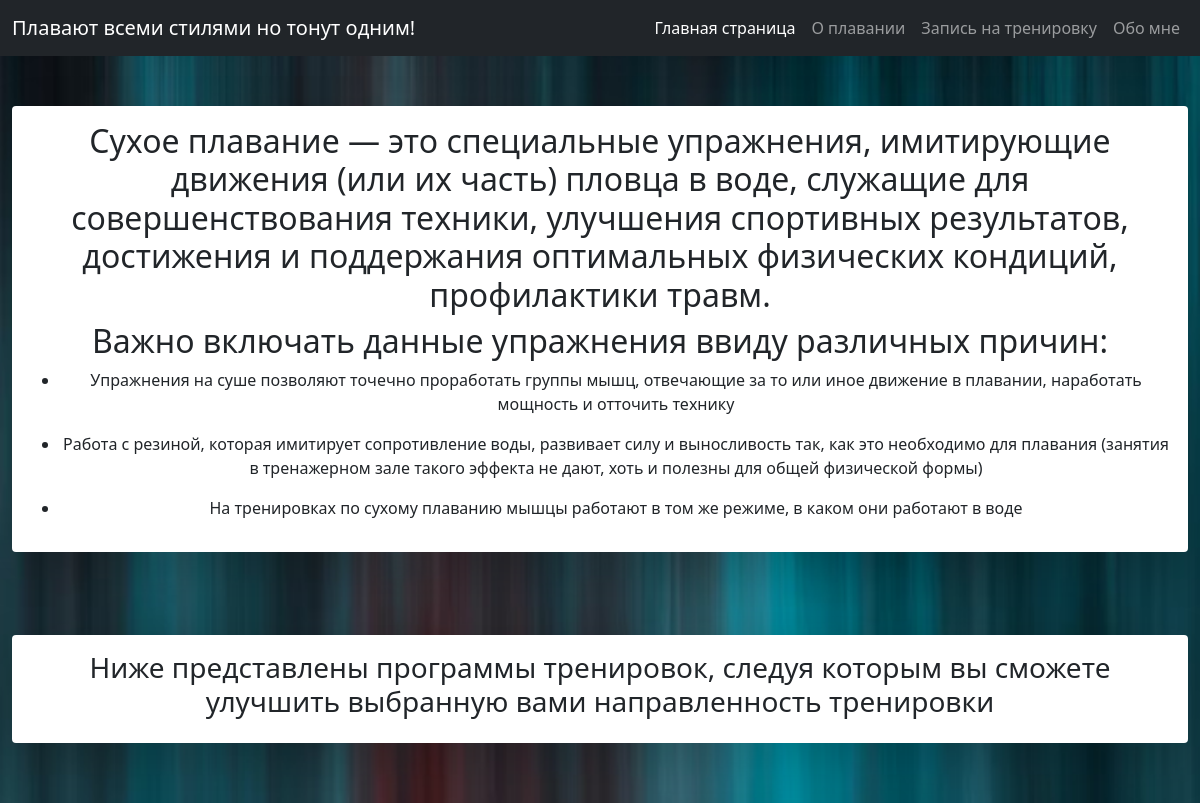
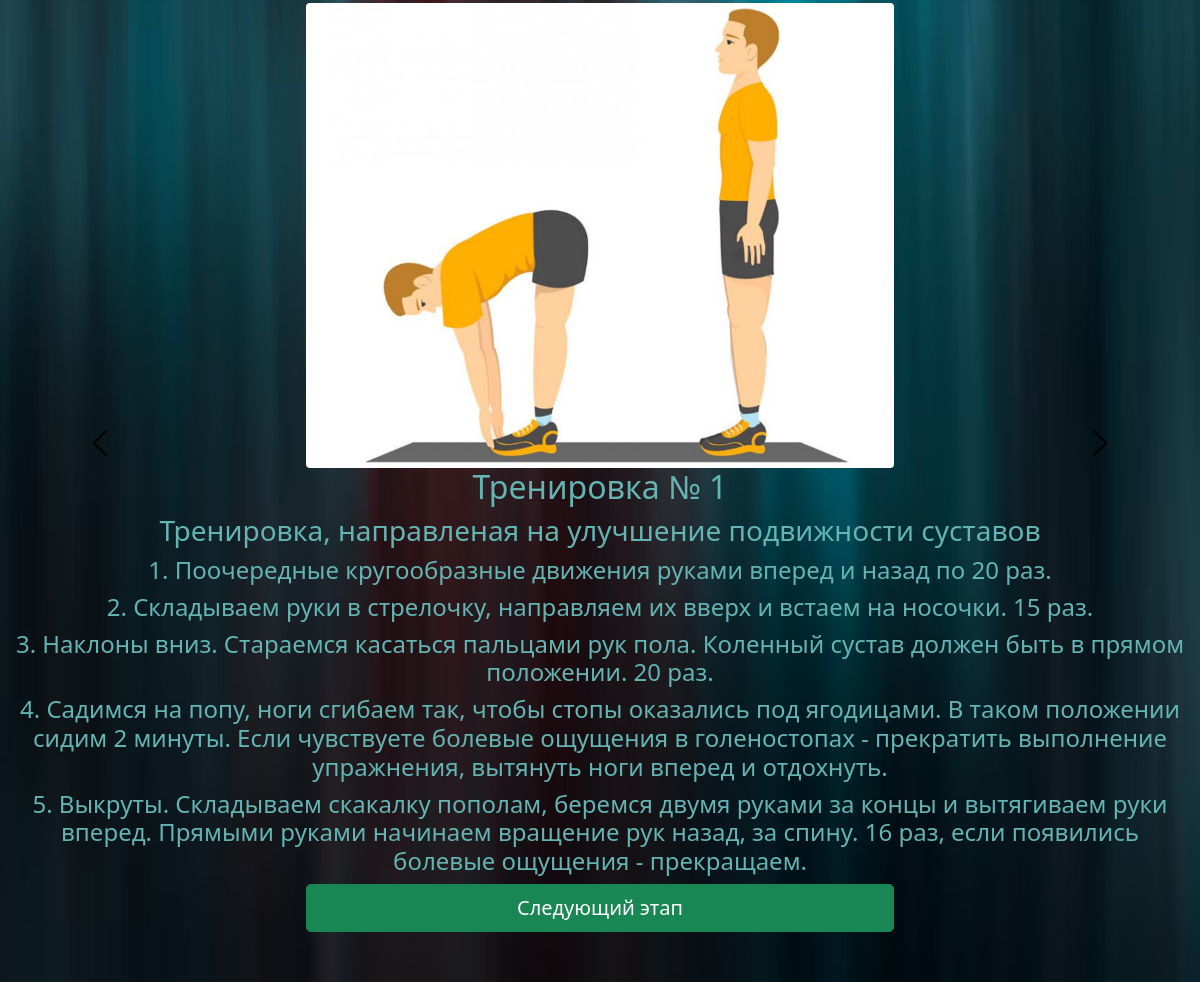
Page /workout_gym on the committed database (2 pictures, top to bottom).
### workouts/models.py (models this page shows, shortened)
class Workouts_gym(models.Model):
    title = models.CharField('Название тренировки', max_length=50)
    description = models.CharField('Описание тренировки', max_length=250)
    image = models.ImageField(upload_to='main/static/images_gym', null=True)
    full_text = models.TextField('Упражнения и дозировка нагрузки')

### main/views.py (the view)
# urls.py: path('workout_gym', views.workout_gym),
def workout_gym(request):
    text = []
    info =  Workouts_gym.objects.values()
    for elem in info.values():
        sent = str(elem).split("'full_text': '")[1]
        res = sent.split('\\r\\n')
        text.append(res)
    return render(request, 'workouts/workout_gym.html', {'info' : parse(text, info)})

### main/views.py (called while the page is built)
def parse(full_text : list, info : set):
    for elem in full_text:
        shit = elem[-1][-2:]
        for el in elem:
            if shit in el:
                elem[-1] = el.split(shit)[0]
    for elem in range(len(info)):
        info[elem]['full_text'] = full_text[elem]
    return info

### main/templates/workouts/workout_gym.html (shortened to what this page needs)
{% load static %}
<!DOCTYPE html>
<html lang="en">
  <head>
    <link href="https://cdn.jsdelivr.net/npm/bootstrap@5.0.2/dist/css/bootstrap.min.css" rel="stylesheet">
    <link rel="stylesheet" href='{% static "css\styles.css" %}'>
  </head>
  <nav class="navbar navbar-expand-lg navbar-dark bg-dark">
    <div class="container-fluid">
      <a class="navbar-brand">Плавают всеми стилями но тонут одним!</a>
          <ul class="navbar-nav">
          <li class="nav-item">
             <a class="nav-link active" aria-current="page" href="home">Главная страница</a>
          </li>
          <li class="nav-item">
            <a class="nav-link" href="about_swimming">О плавании</a>
          </li>
          <li class="nav-item">
            <a class="nav-link" href="reg_for_training">Запись на тренировку</a>
          </li>
          <li class="nav-item">
              <a class="nav-link" href="about_me">Обо мне</a>
          </li>
          </ul>
      </div>
  </nav>
  <section>
    <div class="container-xxl" div style='padding-bottom: 20px; padding-top: 50px;'>
      <center>
        <div class="shadow-lg p-3 mb-5 bg-white rounded">
          <h2>Сухое плавание — это специальные упражнения, имитирующие движения (или их часть) пловца в воде, служащие для совершенствования техники, улучшения спортивных результатов, достижения и поддержания оптимальных физических кондиций, профилактики травм.</h2>
          <h2>Важно включать данные упражнения ввиду различных причин:</h3>
          <ul type="disc">
            <li>Упражнения на суше позволяют точечно проработать группы мышц, отвечающие за то или иное движение в плавании, наработать мощность и отточить технику</li>
          </ul>
          <ul type="disc">
            <li>Работа с резиной, которая имитирует сопротивление воды, развивает силу и выносливость так, как это необходимо для плавания (занятия в тренажерном зале такого эффекта не дают, хоть и полезны для общей физической формы)</li>
          </ul>
          <ul type="disc">
            <li>На тренировках по сухому плаванию мышцы работают в том же режиме, в каком они работают в воде</li>
          </ul>
        </div>
      </center>
    </div>
    <div class="container-xxl" div style='padding-bottom: 15px; padding-top: 15px;'>
      <center>
        <div class="shadow-lg p-3 mb-5 bg-white rounded">
          <h3>Ниже представлены программы тренировок, следуя которым вы сможете улучшить выбранную вами направленность тренировки</h3>
        </div>
      </center>
    </div>
    <div class="container-xxl" div style='padding-bottom: 50px;'>
      <div id="CarouselWithControls" class="carousel carousel-dark slide" data-bs-ride="false">
        <div class="carousel-inner">
        {% if info %}
            {% for item in info %}
                {% if forloop.first %}
                  <div class="carousel-item {% if forloop.first %} active {% endif %}">
                      <img src="{{ item.image }}" class="rounded mx-auto d-block w-50">
                      <h2 style='color: rgb(100, 180, 180)' class="text-center">{{ item.title }}</h2>
                      <h3 style='color: rgb(100, 180, 180)' class="text-center">{{ item.description }}</h3>
                      {% for sent in item.full_text %}
                        <h4 style='color: rgb(100, 180, 180)' class="text-center">{{ sent }}</h4>
                      {% endfor %}
                  </div>
                {% endif %}
            <button class="carousel-control-prev" href="#CarouselWithControls" role="button" data-bs-slide="prev">
              <span class="carousel-control-prev-icon" aria-hidden="true"></span>
            </button>
            <button class="carousel-control-next" href="#CarouselWithControls" role="button" data-bs-slide="next">
              <span class="carousel-control-next-icon" aria-hidden="true"></span>
            </button>
            {% endfor %}
        {% endif %}
      </div>
    </div>
    <div class="d-grid gap-2 col-6 mx-auto">
      <a href="workout_swimming" class="btn btn-success btn-lg">Следующий этап</a>
    </div>
  </section>
</html>

### main/static/css/styles.css (style rules this page uses)
section { background-image: url('img/2.avif'); background-repeat: no-repeat; background-position: center center; background-attachment: fixed; -webkit-background-size: 100%; -moz-background-size: 100%; -o-background-size: 100%; background-size: cover; width: 100%; position: absolute; }

### rows in the picture
Workouts_gym: image (picture), title "Тренировка № 1", description "Тренировка, направленая на улучшение подвижности суставов", full_text "1. Поочередные кругообразные движения руками вперед и назад по 20 раз." "2. Складываем руки в стрелочку, направляем их вверх и встаем на носочки. 15 раз." "3. Наклоны вниз. Стараемся касаться пальцами рук пола. Коленный сустав должен быть в прямом положении. 20 раз." "4. Садимся на попу, ноги сгибаем так, чтобы стопы оказались под ягодицами. В таком положении сидим 2 минуты. Если чувствуете болевые ощущения в голеностопах - прекратить выполнение упражнения, вытянуть ноги вперед и отдохнуть." "5. Выкруты. Складываем скакалку пополам, беремся двумя руками за концы и вытягиваем руки вперед. Прямыми руками начинаем вращение рук назад, за спину. 16 раз, если появились болевые ощущения - прекращаем."
